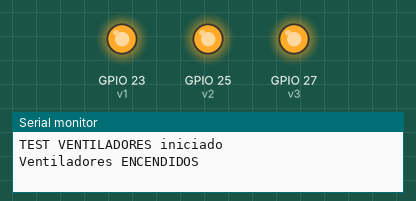
A sketch run on a simulated ESP32. On the bench: output pins drawn as LEDs (lit = HIGH), the last lines printed to the serial monitor.

Above: at 2.5 s.
At 7.5 s:
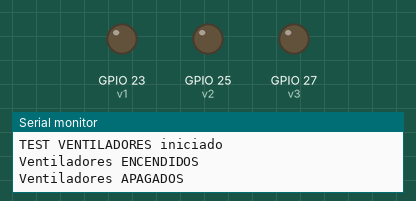
Timing chart, 0 to 13.0 s (numbered marks = the images above):
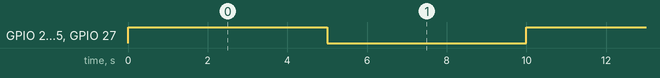

The sketch:

TEST_VENTILADORES.ino
```cpp
// TEST_VENTILADORES.ino
// Verifica que los ventiladores enciendan y apaguen correctamente.

#define v1 23
#define v2 25
#define v3 27

void setup() {
  Serial.begin(9600);
  pinMode(v1, OUTPUT);
  pinMode(v2, OUTPUT);
  pinMode(v3, OUTPUT);
  digitalWrite(v1, LOW);
  digitalWrite(v2, LOW);
  digitalWrite(v3, LOW);
  Serial.println("TEST VENTILADORES iniciado");
}

void loop() {
  // Encender
  digitalWrite(v1, HIGH);
  digitalWrite(v2, HIGH);
  digitalWrite(v3, HIGH);
  Serial.println("Ventiladores ENCENDIDOS");
  delay(5000);

  // Apagar
  digitalWrite(v1, LOW);
  digitalWrite(v2, LOW);
  digitalWrite(v3, LOW);
  Serial.println("Ventiladores APAGADOS");
  delay(5000);
}

// RESULTADO ESPERADO:
// Ventiladores ENCENDIDOS  (escuchar que arrancan)
// Ventiladores APAGADOS    (escuchar que se detienen)
// ...y así sucesivamente
```

Measured:
- by itself, GPIO 23 (v1), GPIO 25 (v2), GPIO 27 (v3): alternates HIGH for 5.0 s and LOW for 5.0 s
